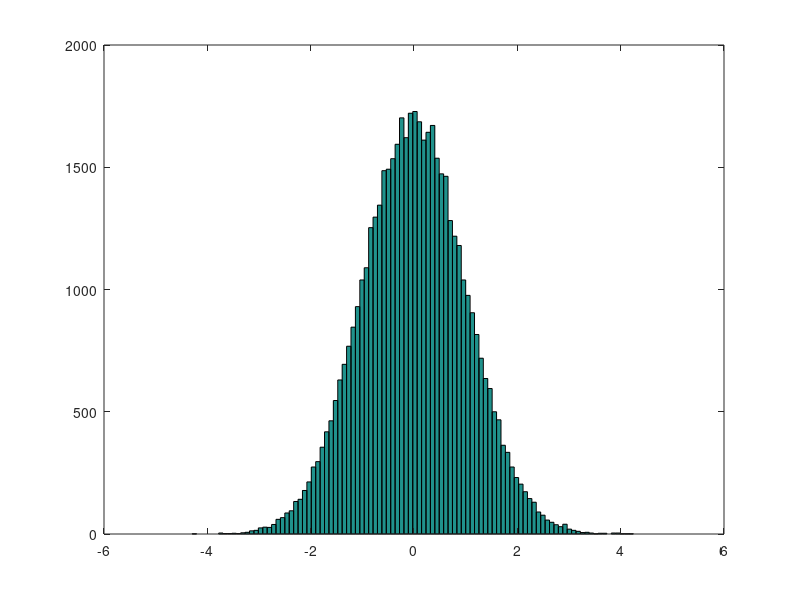
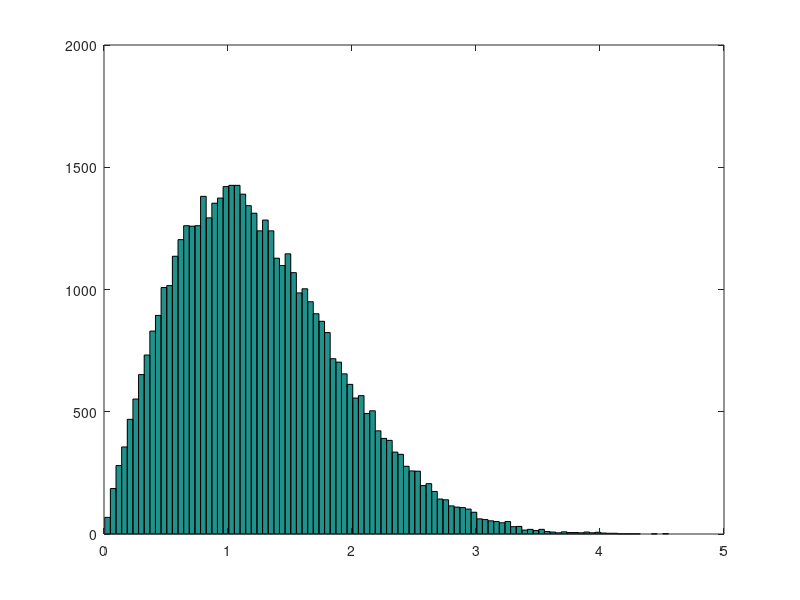
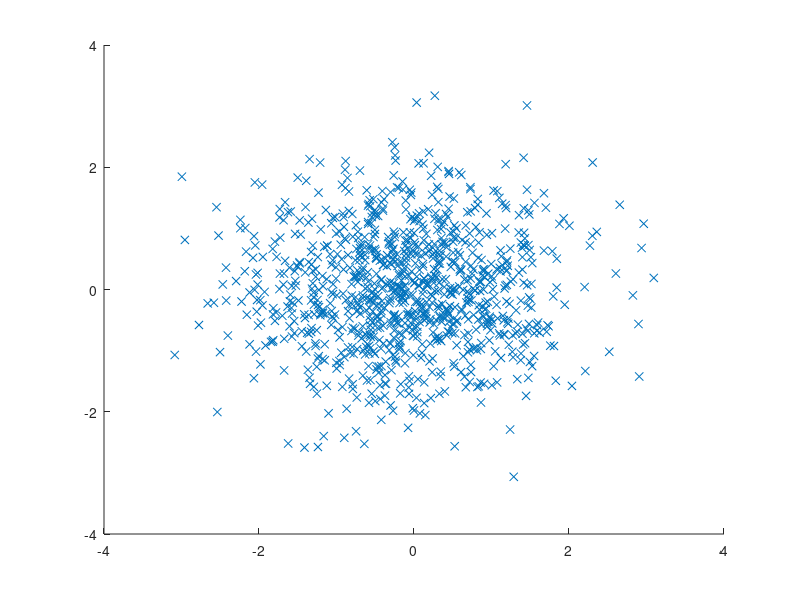

The MATLAB script that drew these images, in order:
%demonstrating rayleigh distribution 
clear all;

%give size
n=50000;
%scatter size m>n
m=1000;
%give bin number
bins=100;
%give variance
sigma=1;

%generate X and Y vector coordinates
X=normrnd(0,sigma,n,1);
Y=normrnd(0,sigma,n,1);
%demonstrate histograms
hist(X,bins)
figure
hist(sqrt(X.^2+Y.^2),bins)

%show dart diagram
figure
scatter(X(1:m),Y(1:m),'x')

